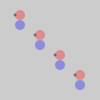
Frame 1 (no input)
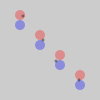
Frame 60 (the mouse pressed at the canvas centre just before this capture)
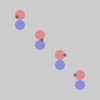
Frame 120 (the mouse held since frame 60 and released just before this capture)

The Processing sketch that drew these frames (run headless with seeded random() and noise(); from frame 60 on, the mouse is pressed at the canvas centre):

// Processing sketch: processing_intro_18
// ── processing_intro_18.pde
/*
 Introducción a Processing.org
 Ejemplo 18: Arrays de objetos: idem anterior con arrays de objetos
*/

int numIsotopos = 4;

Isotopo[] deuterios = new Isotopo[numIsotopos]; // Declaración y creación del array de objetos

void setup() {
  smooth();
  // Bloque for() que permite crear los objetos
  // del array
  for (int i = 0; i < deuterios.length; i++) {
    int x = 20 + (i*20);
    int y = 20 + (i*20);
    deuterios[i] = new Isotopo(x, y); //Creación de cada objeto del array
  }
}

void draw() {
  background(204);
  // Bloque for() que permite llamar al método
  // de todos los objetos del array
  for (int i = 0; i < deuterios.length; i++) {
    deuterios[i].presentar();
  }
}

class Isotopo {

  int x, y;
  int xFijo, yFijo;
  int t = 3;
  int randMin = -3;
  int randMax = 3;
  int mitadRango = 5;

  Isotopo(int posX, int posY) {
    xFijo = posX;
    yFijo = posY;
  }

  void presentar() {
    //nucleo
    noStroke();
    fill(255, 0, 0, 80);
    ellipse(xFijo, yFijo - 5, 10, 10);
    fill(0, 0, 255, 80);
    ellipse(xFijo, yFijo + 5, 10, 10);

    // electrón
    fill(0, 0, 0, 100);

    x += int(random(randMin, randMax));
    y += int(random(randMin, randMax));

    x = constrain(x, xFijo - mitadRango, xFijo + mitadRango);
    y = constrain(y, yFijo - mitadRango, yFijo + mitadRango);
    ellipse(x, y, t, t);
  }
}
